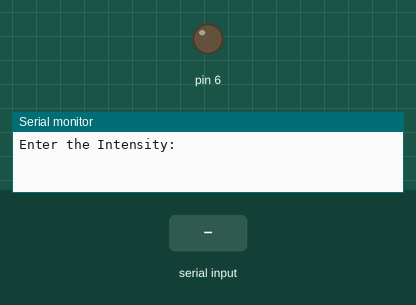
Recording of a sketch running on a simulated Arduino Uno, built with avr-gcc and run on an emulated ATmega328P. Parts: output pins drawn as LEDs (lit = HIGH), the last lines printed to the serial monitor. The inputs (shaded band) are chosen by the test bench.

Above: at 1.2 s.
1.3 s: "90,45\n" received over Serial
At 2.5 s:
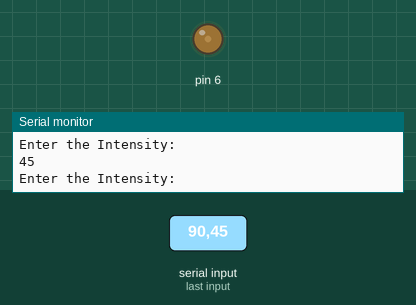
2.8 s: "30,150\n" received over Serial
At 3.9 s:
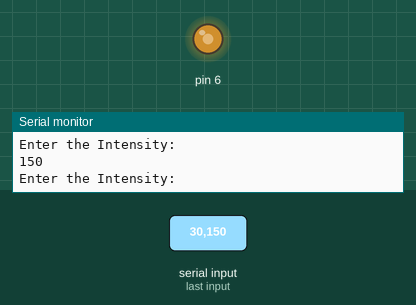
4.3 s: "200\n" received over Serial
At 4.9 s:
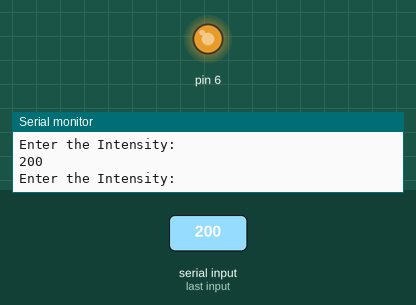
5.8 s: "90\n" received over Serial
At 7.2 s:
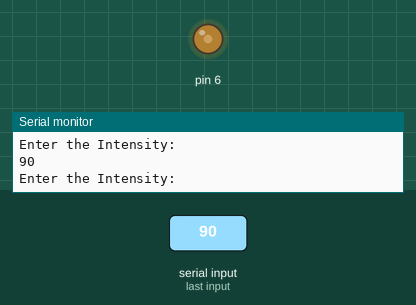
Timing chart, 0 to 8.3 s (numbered marks = the images above; inputs shaded):
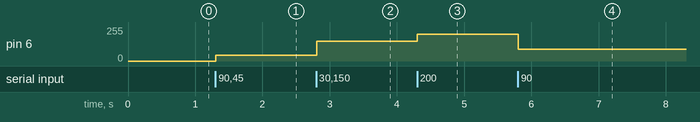

The sketch:

IntensityUserInput.ino
```cpp
int val;

void setup() {
  // put your setup code here, to run once:
  Serial.begin(9600);
  pinMode(6, OUTPUT);
}

void loop() {
  // put your main code here, to run repeatedly:
  Serial.println("Enter the Intensity: ");
  while(Serial.available() <= 1)
    ;
  val = Serial.parseInt();
  Serial.println(val);
  analogWrite(6, val); // 0 - 255, 0 = 0% duty cycle, 255 = 100% duty cycle
}
```

Measured:
- after the input at 1.3 s, pin 6: 0/255 → 45/255 at once
- after the input at 2.8 s, pin 6: 45/255 → 150/255 at once
- after the input at 4.3 s, pin 6: 150/255 → 200/255 at once
- after the input at 5.8 s, pin 6: 200/255 → 90/255 at once
